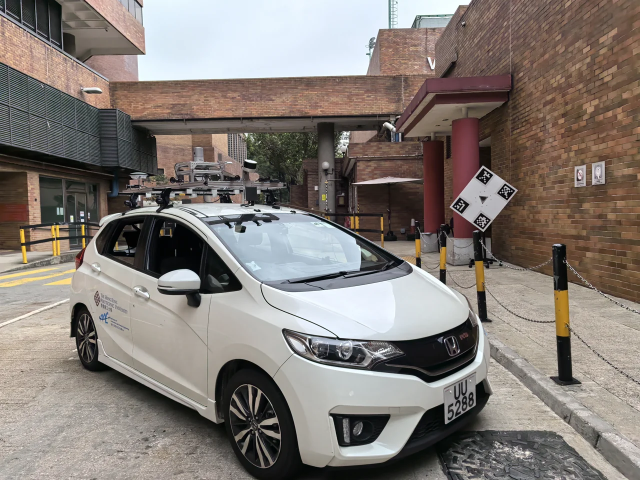
#> input picture assets/previews/vehicle-platform-1280.webp, 1280 x 960 px, given in place of calibration.png, which was not available (shown at 1/2 size)
$ python optimize_site_media.py
#> lines starting #> are read from the running program, lines starting #| are printed output that depends on the picture
"""Create web encodes from original media, preserving the full frame and duration."""
import argparse
from pathlib import Path
import subprocess

from PIL import Image

ROOT = Path(__file__).resolve().parents[1]


def main():
    parser = argparse.ArgumentParser(description=__doc__)
    parser.add_argument('--film-source', type=Path, default=ROOT / 'assets/video/urbanv2x-full-film.mp4')
    args = parser.parse_args()
    original = Image.open(ROOT / 'assets/img/calibration.png').convert('RGB')
#> original is the input picture: PIL image 1280x960 RGB; mean R, G, B 131.3, 123.4, 117.7
    for width in [640, 1280, 1760]:
        image = original.copy()
        image.thumbnail((width, width))
        image.save(ROOT / f'assets/previews/vehicle-platform-{width}.webp',
                   format='WEBP', quality=85, method=6)
#> this loop made 3 passes
#> pass 1, in main, `image.save(ROOT / f'assets/previews/vehicle-platform-{width}.webp', fo..`:
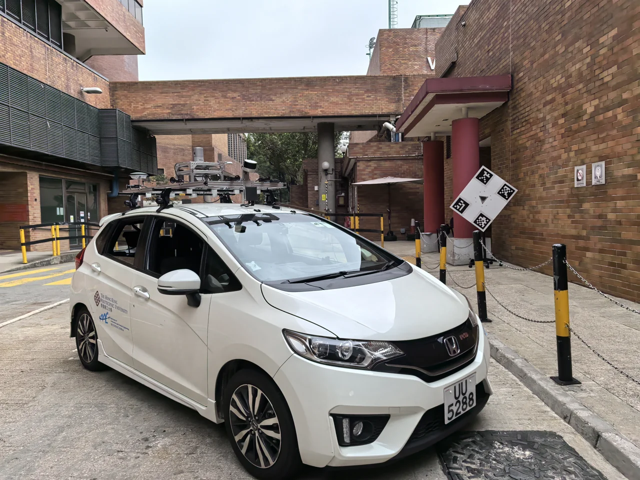
#> saved as vehicle-platform-640.webp: PIL image 640x480 RGB; mean R, G, B 131.3, 123.4, 117.7
    if not args.film_source.is_file():
#> (the run stopped early here; a loop or call above may not have finished)

$ run again, on 20261110-223919.jpg
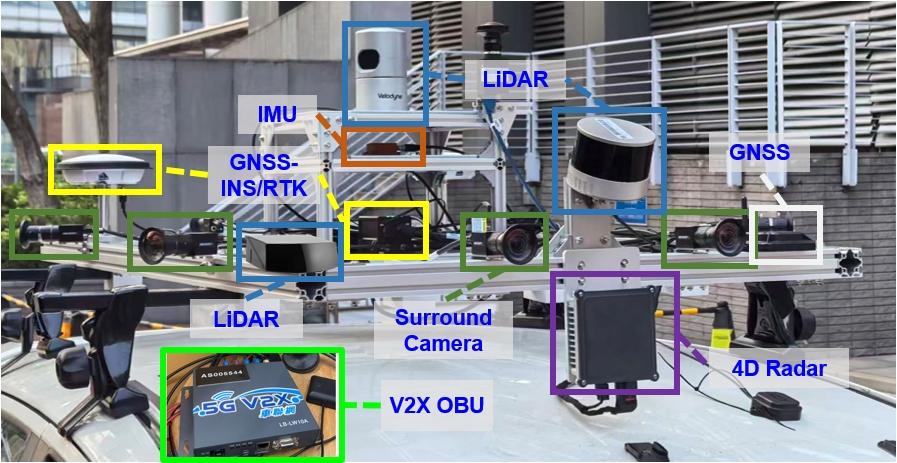
#> input picture 20261110-223919.jpg, 897 x 463 px, given in place of calibration.png, which was not available
#> in main, original is the input picture: PIL image 897x463 RGB; mean R, G, B 130.4, 135.7, 138.9
#> the loop in main, `for width in [640, 1280, 1760]:` made 3 passes
#> pass 1, in main, `image.save(ROOT / f'assets/previews/vehicle-platform-{width}.webp', fo..`:
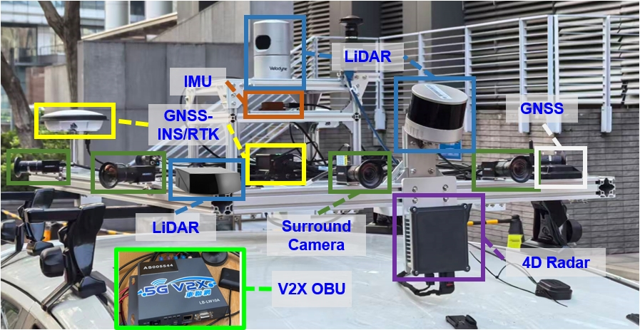
#> saved as vehicle-platform-640.webp: PIL image 640x330 RGB; mean R, G, B 130.4, 135.6, 138.8
